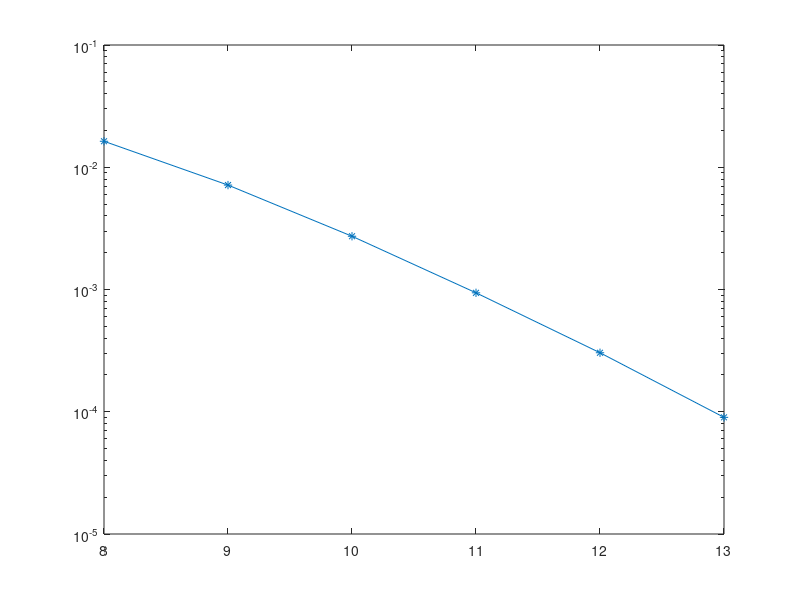

Write MATLAB code to recreate this figure.
%% 30*60
detnet=[1.63171666e-02   7.14716667e-03   2.72666667e-03   9.39500007e-04 3.03833337e-04   8.99999997e-05];
snr=8:13;
semilogy(snr,detnet,'*-','DisplayName','30*60 MMSE')